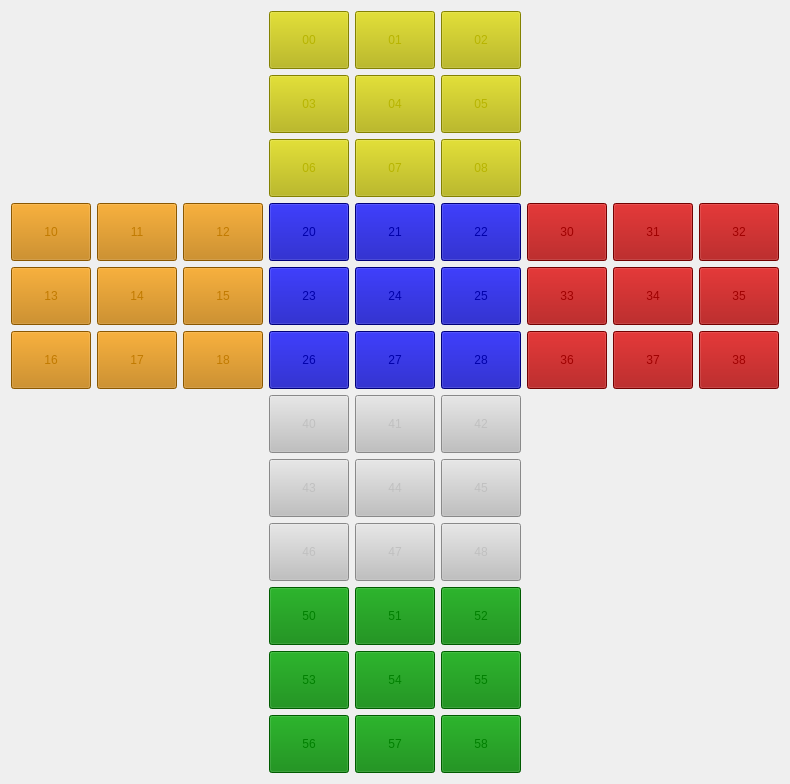
  <widget class="QWidget" name="gridLayoutWidget">
   <property name="geometry">
    <rect>
     <x>190</x>
     <y>100</y>
     <width>524</width>
     <height>694</height>
    </rect>
   </property>
   <layout class="QGridLayout" name="All_cube">
    <item row="0" column="2">
     <layout class="QGridLayout" name="Side_0">
      <item row="0" column="0">
       <widget class="QPushButton" name="Side_0_Square_0">
        <property name="styleSheet">
         <string notr="true">QPushButton{
  color: rgb(183, 180, 0);
  background-color: rgb(183, 180, 0);
  width: 50px;
  height: 50px;
}

QPushButton:hover {
  color: gray;
  background-color: gray;
}

QPushButton:pressed {
  color:yellow;
  background-color: yellow;
}</string>
        </property>
        <property name="text">
         <string>00</string>
        </property>
       </widget>
      </item>
      <item row="0" column="1">
       <widget class="QPushButton" name="Side_0_Square_1">
        <property name="styleSheet">
         <string notr="true">QPushButton{
  color: rgb(183, 180, 0);
  background-color: rgb(183, 180, 0);
  width: 50px;
  height: 50px;
}

QPushButton:hover {
  color: gray;
  background-color: gray;
}

QPushButton:pressed {
  color:yellow;
  background-color: yellow;
}</string>
        </property>
        <property name="text">
         <string>01</string>
        </property>
       </widget>
      </item>
      <item row="0" column="2">
       <widget class="QPushButton" name="Side_0_Square_2">
        <property name="styleSheet">
         <string notr="true">QPushButton{
  color: rgb(183, 180, 0);
  background-color: rgb(183, 180, 0);
  width: 50px;
  height: 50px;
}

QPushButton:hover {
  color: gray;
  background-color: gray;
}

QPushButton:pressed {
  color:yellow;
  background-color: yellow;
}</string>
        </property>
        <property name="text">
         <string>02</string>
        </property>
       </widget>
      </item>
      <item row="1" column="0">
       <widget class="QPushButton" name="Side_0_Square_3">
        <property name="styleSheet">
         <string notr="true">QPushButton{
  color: rgb(183, 180, 0);
  background-color: rgb(183, 180, 0);
  width: 50px;
  height: 50px;
}

QPushButton:hover {
  color: gray;
  background-color: gray;
}

QPushButton:pressed {
  color:yellow;
  background-color: yellow;
}</string>
        </property>
        <property name="text">
         <string>03</string>
        </property>
       </widget>
      </item>
      <item row="1" column="1">
       <widget class="QPushButton" name="Side_0_Square_4">
        <property name="styleSheet">
         <string notr="true">QPushButton{
  color: rgb(183, 180, 0);
  background-color: rgb(183, 180, 0);
  width: 50px;
  height: 50px;
}

QPushButton:hover {
  color: gray;
  background-color: gray;
}

QPushButton:pressed {
  color:yellow;
  background-color: yellow;
}</string>
        </property>
        <property name="text">
         <string>04</string>
        </property>
       </widget>
      </item>
      <item row="1" column="2">
       <widget class="QPushButton" name="Side_0_Square_5">
        <property name="styleSheet">
         <string notr="true">QPushButton{
  color: rgb(183, 180, 0);
  background-color: rgb(183, 180, 0);
  width: 50px;
  height: 50px;
}

QPushButton:hover {
  color: gray;
  background-color: gray;
}

QPushButton:pressed {
  color:yellow;
  background-color: yellow;
}</string>
        </property>
        <property name="text">
         <string>05</string>
        </property>
       </widget>
      </item>
      <item row="2" column="1">
       <widget class="QPushButton" name="Side_0_Square_7">
        <property name="styleSheet">
         <string notr="true">QPushButton{
  color: rgb(183, 180, 0);
  background-color: rgb(183, 180, 0);
  width: 50px;
  height: 50px;
}

QPushButton:hover {
  color: gray;
  background-color: gray;
}

QPushButton:pressed {
  color:yellow;
  background-color: yellow;
}</string>
        </property>
        <property name="text">
         <string>07</string>
        </property>
       </widget>
      </item>
      <item row="2" column="2">
       <widget class="QPushButton" name="Side_0_Square_8">
        <property name="styleSheet">
         <string notr="true">QPushButton{
  color: rgb(183, 180, 0);
  background-color: rgb(183, 180, 0);
  width: 50px;
  height: 50px;
}

QPushButton:hover {
  color: gray;
  background-color: gray;
}

QPushButton:pressed {
  color:yellow;
  background-color: yellow;
}</string>
        </property>
        <property name="text">
         <string>08</string>
        </property>
       </widget>
      </item>
      <item row="2" column="0">
       <widget class="QPushButton" name="Side_0_Square_6">
        <property name="styleSheet">
         <string notr="true">QPushButton{
  color: rgb(183, 180, 0);
  background-color: rgb(183, 180, 0);
  width: 50px;
  height: 50px;
}

QPushButton:hover {
  color: gray;
  background-color: gray;
}

QPushButton:pressed {
  color:yellow;
  background-color: yellow;
}</string>
        </property>
        <property name="text">
         <string>06</string>
        </property>
       </widget>
      </item>
     </layout>
    </item>
    <item row="3" column="2">
     <spacer name="verticalSpacer_2">
      <property name="orientation">
       <enum>Qt::Vertical</enum>
      </property>
      <property name="sizeHint" stdset="0">
       <size>
        <width>20</width>
        <height>40</height>
       </size>
      </property>
     </spacer>
    </item>
    <item row="2" column="4">
     <spacer name="horizontalSpacer">
      <property name="orientation">
       <enum>Qt::Horizontal</enum>
      </property>
      <property name="sizeHint" stdset="0">
       <size>
        <width>40</width>
        <height>20</height>
       </size>
      </property>
     </spacer>
    </item>
    <item row="1" column="2">
     <spacer name="verticalSpacer">
      <property name="orientation">
       <enum>Qt::Vertical</enum>
      </property>
      <property name="sizeHint" stdset="0">
       <size>
        <width>20</width>
        <height>40</height>
       </size>
      </property>
     </spacer>
    </item>
    <item row="2" column="0">
     <layout class="QGridLayout" name="Side_1">
      <item row="0" column="0">
       <widget class="QPushButton" name="Side_1_Square_0">
        <property name="styleSheet">
         <string notr="true">QPushButton{
  color: rgb(193, 122, 0);
  background-color: rgb(193, 122, 0);
  width: 50px;
  height: 50px;
}

QPushButton:hover {
  color: gray;
  background-color: gray;
}

QPushButton:pressed {
  color: orange;
  background-color: orange;
}</string>
        </property>
        <property name="text">
         <string>10</string>
        </property>
       </widget>
      </item>
      <item row="0" column="1">
       <widget class="QPushButton" name="Side_1_Square_1">
        <property name="styleSheet">
         <string notr="true">QPushButton{
  color: rgb(193, 122, 0);
  background-color: rgb(193, 122, 0);
  width: 50px;
  height: 50px;
}

QPushButton:hover {
  color: gray;
  background-color: gray;
}

QPushButton:pressed {
  color: orange;
  background-color: orange;
}</string>
        </property>
        <property name="text">
         <string>11</string>
        </property>
       </widget>
      </item>
      <item row="0" column="2">
       <widget class="QPushButton" name="Side_1_Square_2">
        <property name="styleSheet">
         <string notr="true">QPushButton{
  color: rgb(193, 122, 0);
  background-color: rgb(193, 122, 0);
  width: 50px;
  height: 50px;
}

QPushButton:hover {
  color: gray;
  background-color: gray;
}

QPushButton:pressed {
  color: orange;
  background-color: orange;
}</string>
        </property>
        <property name="text">
         <string>12</string>
        </property>
       </widget>
      </item>
      <item row="1" column="0">
       <widget class="QPushButton" name="Side_1_Square_3">
        <property name="styleSheet">
         <string notr="true">QPushButton{
  color: rgb(193, 122, 0);
  background-color: rgb(193, 122, 0);
  width: 50px;
  height: 50px;
}

QPushButton:hover {
  color: gray;
  background-color: gray;
}

QPushButton:pressed {
  color: orange;
  background-color: orange;
}</string>
        </property>
        <property name="text">
         <string>13</string>
        </property>
       </widget>
      </item>
      <item row="1" column="1">
       <widget class="QPushButton" name="Side_1_Square_4">
        <property name="styleSheet">
         <string notr="true">QPushButton{
  color: rgb(193, 122, 0);
  background-color: rgb(193, 122, 0);
  width: 50px;
  height: 50px;
}

QPushButton:hover {
  color: gray;
  background-color: gray;
}

QPushButton:pressed {
  color: orange;
  background-color: orange;
}</string>
        </property>
        <property name="text">
         <string>14</string>
        </property>
       </widget>
      </item>
      <item row="1" column="2">
       <widget class="QPushButton" name="Side_1_Square_5">
        <property name="styleSheet">
         <string notr="true">QPushButton{
  color: rgb(193, 122, 0);
  background-color: rgb(193, 122, 0);
  width: 50px;
  height: 50px;
}

QPushButton:hover {
  color: gray;
  background-color: gray;
}

QPushButton:pressed {
  color: orange;
  background-color: orange;
}</string>
        </property>
        <property name="text">
         <string>15</string>
        </property>
       </widget>
      </item>
      <item row="2" column="1">
       <widget class="QPushButton" name="Side_1_Square_7">
        <property name="styleSheet">
         <string notr="true">QPushButton{
  color: rgb(193, 122, 0);
  background-color: rgb(193, 122, 0);
  width: 50px;
  height: 50px;
}

QPushButton:hover {
  color: gray;
  background-color: gray;
}

QPushButton:pressed {
  color: orange;
  background-color: orange;
}</string>
        </property>
        <property name="text">
         <string>17</string>
        </property>
       </widget>
      </item>
      <item row="2" column="2">
       <widget class="QPushButton" name="Side_1_Square_8">
        <property name="styleSheet">
         <string notr="true">QPushButton{
  color: rgb(193, 122, 0);
  background-color: rgb(193, 122, 0);
  width: 50px;
  height: 50px;
}

QPushButton:hover {
  color: gray;
  background-color: gray;
}

QPushButton:pressed {
  color: orange;
  background-color: orange;
}</string>
        </property>
        <property name="text">
         <string>18</string>
        </property>
       </widget>
      </item>
      <item row="2" column="0">
       <widget class="QPushButton" name="Side_1_Square_6">
        <property name="styleSheet">
         <string notr="true">QPushButton{
  color: rgb(193, 122, 0);
  background-color: rgb(193, 122, 0);
  width: 50px;
  height: 50px;
}

QPushButton:hover {
  color: gray;
  background-color: gray;
}

QPushButton:pressed {
  color: orange;
  background-color: orange;
}</string>
        </property>
        <property name="text">
         <string>16</string>
        </property>
       </widget>
      </item>
     </layout>
    </item>
    <item row="2" column="1">
     <spacer name="horizontalSpacer_3">
      <property name="orientation">
       <enum>Qt::Horizontal</enum>
      </property>
      <property name="sizeHint" stdset="0">
       <size>
        <width>40</width>
        <height>20</height>
       </size>
      </property>
     </spacer>
    </item>
    <item row="2" column="3">
     <spacer name="horizontalSpacer_2">
      <property name="orientation">
       <enum>Qt::Horizontal</enum>
      </property>
      <property name="sizeHint" stdset="0">
       <size>
        <width>40</width>
        <height>20</height>
       </size>
      </property>
     </spacer>
    </item>
    <item row="2" column="5">
     <layout class="QGridLayout" name="Side_3">
      <item row="0" column="2">
       <widget class="QPushButton" name="Side_3_Square_2">
        <property name="styleSheet">
         <string notr="true">QPushButton{
  color: rgb(160, 0, 0);
  background-color: rgb(160, 0, 0);
  width: 50px;
  height: 50px;
}

QPushButton:hover {
  color: gray;
  background-color: gray;
}

QPushButton:pressed {
  color: red ;
  background-color: red;
}</string>
        </property>
        <property name="text">
         <string>32</string>
        </property>
       </widget>
      </item>
      <item row="2" column="2">
       <widget class="QPushButton" name="Side_3_Square_8">
        <property name="styleSheet">
         <string notr="true">QPushButton{
  color: rgb(160, 0, 0);
  background-color: rgb(160, 0, 0);
  width: 50px;
  height: 50px;
}

QPushButton:hover {
  color: gray;
  background-color: gray;
}

QPushButton:pressed {
  color: red ;
  background-color: red;
}</string>
        </property>
        <property name="text">
         <string>38</string>
        </property>
       </widget>
      </item>
      <item row="2" column="0">
       <widget class="QPushButton" name="Side_3_Square_6">
        <property name="styleSheet">
         <string notr="true">QPushButton{
  color: rgb(160, 0, 0);
  background-color: rgb(160, 0, 0);
  width: 50px;
  height: 50px;
}

QPushButton:hover {
  color: gray;
  background-color: gray;
}

QPushButton:pressed {
  color: red ;
  background-color: red;
}</string>
        </property>
        <property name="text">
         <string>36</string>
        </property>
       </widget>
      </item>
      <item row="0" column="0">
       <widget class="QPushButton" name="Side_3_Square_0">
        <property name="styleSheet">
         <string notr="true">QPushButton{
  color: rgb(160, 0, 0);
  background-color: rgb(160, 0, 0);
  width: 50px;
  height: 50px;
}

QPushButton:hover {
  color: gray;
  background-color: gray;
}

QPushButton:pressed {
  color: red ;
  background-color: red;
}</string>
        </property>
        <property name="text">
         <string>30</string>
        </property>
       </widget>
      </item>
      <item row="0" column="1">
       <widget class="QPushButton" name="Side_3_Square_1">
        <property name="styleSheet">
         <string notr="true">QPushButton{
  color: rgb(160, 0, 0);
  background-color: rgb(160, 0, 0);
  width: 50px;
  height: 50px;
}

QPushButton:hover {
  color: gray;
  background-color: gray;
}

QPushButton:pressed {
  color: red ;
  background-color: red;
}</string>
        </property>
        <property name="text">
         <string>31</string>
        </property>
       </widget>
      </item>
      <item row="1" column="1">
       <widget class="QPushButton" name="Side_3_Square_4">
        <property name="styleSheet">
         <string notr="true">QPushButton{
  color: rgb(160, 0, 0);
  background-color: rgb(160, 0, 0);
  width: 50px;
  height: 50px;
}

QPushButton:hover {
  color: gray;
  background-color: gray;
}

QPushButton:pressed {
  color: red ;
  background-color: red;
}</string>
        </property>
        <property name="text">
         <string>34</string>
        </property>
       </widget>
      </item>
      <item row="2" column="1">
       <widget class="QPushButton" name="Side_3_Square_7">
        <property name="styleSheet">
         <string notr="true">QPushButton{
  color: rgb(160, 0, 0);
  background-color: rgb(160, 0, 0);
  width: 50px;
  height: 50px;
}

QPushButton:hover {
  color: gray;
  background-color: gray;
}

QPushButton:pressed {
  color: red ;
  background-color: red;
}</string>
        </property>
        <property name="text">
         <string>37</string>
        </property>
       </widget>
      </item>
      <item row="1" column="2">
       <widget class="QPushButton" name="Side_3_Square_5">
        <property name="styleSheet">
         <string notr="true">QPushButton{
  color: rgb(160, 0, 0);
  background-color: rgb(160, 0, 0);
  width: 50px;
  height: 50px;
}

QPushButton:hover {
  color: gray;
  background-color: gray;
}

QPushButton:pressed {
  color: red ;
  background-color: red;
}</string>
        </property>
        <property name="text">
         <string>35</string>
        </property>
       </widget>
      </item>
      <item row="1" column="0">
       <widget class="QPushButton" name="Side_3_Square_3">
        <property name="styleSheet">
         <string notr="true">QPushButton{
  color: rgb(160, 0, 0);
  background-color: rgb(160, 0, 0);
  width: 50px;
  height: 50px;
}

QPushButton:hover {
  color: gray;
  background-color: gray;
}

QPushButton:pressed {
  color: red ;
  background-color: red;
}</string>
        </property>
        <property name="text">
         <string>33</string>
        </property>
       </widget>
      </item>
     </layout>
    </item>
    <item row="6" column="2">
     <layout class="QGridLayout" name="Side_5">
      <item row="1" column="0">
       <widget class="QPushButton" name="Side_5_Square_3">
        <property name="styleSheet">
         <string notr="true">QPushButton{
  color: green;
  background-color: green;
  width: 50px;
  height: 50px;
}

QPushButton:hover {
  color: gray;
  background-color: gray;
}

QPushButton:pressed {
  color: rgb(0, 160, 0);
  background-color: rgb(0, 160, 0);
}</string>
        </property>
        <property name="text">
         <string>53</string>
        </property>
       </widget>
      </item>
      <item row="0" column="2">
       <widget class="QPushButton" name="Side_5_Square_2">
        <property name="styleSheet">
         <string notr="true">QPushButton{
  color: green;
  background-color: green;
  width: 50px;
  height: 50px;
}

QPushButton:hover {
  color: gray;
  background-color: gray;
}

QPushButton:pressed {
  color: rgb(0, 160, 0);
  background-color: rgb(0, 160, 0);
}</string>
        </property>
        <property name="text">
         <string>52</string>
        </property>
       </widget>
      </item>
      <item row="0" column="0">
       <widget class="QPushButton" name="Side_5_Square_0">
        <property name="styleSheet">
         <string notr="true">QPushButton{
  color: green;
  background-color: green;
  width: 50px;
  height: 50px;
}

QPushButton:hover {
  color: gray;
  background-color: gray;
}

QPushButton:pressed {
  color: rgb(0, 160, 0);
  background-color: rgb(0, 160, 0);
}</string>
        </property>
        <property name="text">
         <string>50</string>
        </property>
       </widget>
      </item>
      <item row="1" column="1">
       <widget class="QPushButton" name="Side_5_Square_4">
        <property name="styleSheet">
         <string notr="true">QPushButton{
  color: green;
  background-color: green;
  width: 50px;
  height: 50px;
}

QPushButton:hover {
  color: gray;
  background-color: gray;
}

QPushButton:pressed {
  color: rgb(0, 160, 0);
  background-color: rgb(0, 160, 0);
}</string>
        </property>
        <property name="text">
         <string>54</string>
        </property>
       </widget>
      </item>
      <item row="2" column="1">
       <widget class="QPushButton" name="Side_5_Square_7">
        <property name="styleSheet">
         <string notr="true">QPushButton{
  color: green;
  background-color: green;
  width: 50px;
  height: 50px;
}

QPushButton:hover {
  color: gray;
  background-color: gray;
}

QPushButton:pressed {
  color: rgb(0, 160, 0);
  background-color: rgb(0, 160, 0);
}</string>
        </property>
        <property name="text">
         <string>57</string>
        </property>
       </widget>
      </item>
      <item row="0" column="1">
       <widget class="QPushButton" name="Side_5_Square_1">
        <property name="styleSheet">
         <string notr="true">QPushButton{
  color: green;
  background-color: green;
  width: 50px;
  height: 50px;
}

QPushButton:hover {
  color: gray;
  background-color: gray;
}

QPushButton:pressed {
  color: rgb(0, 160, 0);
  background-color: rgb(0, 160, 0);
}</string>
        </property>
        <property name="text">
         <string>51</string>
        </property>
       </widget>
      </item>
      <item row="2" column="2">
       <widget class="QPushButton" name="Side_5_Square_8">
        <property name="styleSheet">
         <string notr="true">QPushButton{
  color: green;
  background-color: green;
  width: 50px;
  height: 50px;
}

QPushButton:hover {
  color: gray;
  background-color: gray;
}

QPushButton:pressed {
  color: rgb(0, 160, 0);
  background-color: rgb(0, 160, 0);
}</string>
        </property>
        <property name="text">
         <string>58</string>
        </property>
       </widget>
      </item>
      <item row="2" column="0">
       <widget class="QPushButton" name="Side_5_Square_6">
        <property name="styleSheet">
         <string notr="true">QPushButton{
  color: green;
  background-color: green;
  width: 50px;
  height: 50px;
}

QPushButton:hover {
  color: gray;
  background-color: gray;
}

QPushButton:pressed {
  color: rgb(0, 160, 0);
  background-color: rgb(0, 160, 0);
}</string>
        </property>
        <property name="text">
         <string>56</string>
        </property>
       </widget>
      </item>
      <item row="1" column="2">
       <widget class="QPushButton" name="Side_5_Square_5">
        <property name="styleSheet">
         <string notr="true">QPushButton{
  color: green;
  background-color: green;
  width: 50px;
  height: 50px;
}

QPushButton:hover {
  color: gray;
  background-color: gray;
}

QPushButton:pressed {
  color: rgb(0, 160, 0);
  background-color: rgb(0, 160, 0);
}</string>
        </property>
        <property name="text">
         <string>55</string>
        </property>
       </widget>
      </item>
     </layout>
    </item>
    <item row="2" column="2">
     <layout class="QGridLayout" name="Side_2">
      <item row="0" column="0">
       <widget class="QPushButton" name="Side_2_Square_0">
        <property name="styleSheet">
         <string notr="true">QPushButton{
  color: rgb(0, 0, 170);
  background-color: rgb(0, 0, 170);
  width: 50px;
  height: 50px;
}

QPushButton:hover {
  color: gray ;
  background-color: gray;
}

QPushButton:pressed {
  color: blue;
  background-color: blue;
}</string>
        </property>
        <property name="text">
         <string>20</string>
        </property>
       </widget>
      </item>
      <item row="0" column="1">
       <widget class="QPushButton" name="Side_2_Square_1">
        <property name="styleSheet">
         <string notr="true">QPushButton{
  color: rgb(0, 0, 170);
  background-color: rgb(0, 0, 170);
  width: 50px;
  height: 50px;
}

QPushButton:hover {
  color: gray ;
  background-color: gray;
}

QPushButton:pressed {
  color: blue;
  background-color: blue;
}</string>
        </property>
        <property name="text">
         <string>21</string>
        </property>
       </widget>
      </item>
      <item row="0" column="2">
       <widget class="QPushButton" name="Side_2_Square_2">
        <property name="styleSheet">
         <string notr="true">QPushButton{
  color: rgb(0, 0, 170);
  background-color: rgb(0, 0, 170);
  width: 50px;
  height: 50px;
}

QPushButton:hover {
  color: gray ;
  background-color: gray;
}

QPushButton:pressed {
  color: blue;
  background-color: blue;
}</string>
        </property>
        <property name="text">
         <string>22</string>
        </property>
       </widget>
      </item>
      <item row="1" column="0">
       <widget class="QPushButton" name="Side_2_Square_3">
        <property name="styleSheet">
         <string notr="true">QPushButton{
  color: rgb(0, 0, 170);
  background-color: rgb(0, 0, 170);
  width: 50px;
  height: 50px;
}

QPushButton:hover {
  color: gray ;
  background-color: gray;
}

QPushButton:pressed {
  color: blue;
  background-color: blue;
}</string>
        </property>
        <property name="text">
         <string>23</string>
        </property>
       </widget>
      </item>
      <item row="1" column="1">
       <widget class="QPushButton" name="Side_2_Square_4">
        <property name="styleSheet">
         <string notr="true">QPushButton{
  color: rgb(0, 0, 170);
  background-color: rgb(0, 0, 170);
  width: 50px;
  height: 50px;
}

QPushButton:hover {
  color: gray ;
  background-color: gray;
}

QPushButton:pressed {
  color: blue;
  background-color: blue;
}</string>
        </property>
        <property name="text">
         <string>24</string>
        </property>
       </widget>
      </item>
      <item row="1" column="2">
       <widget class="QPushButton" name="Side_2_Square_5">
        <property name="styleSheet">
         <string notr="true">QPushButton{
  color: rgb(0, 0, 170);
  background-color: rgb(0, 0, 170);
  width: 50px;
  height: 50px;
}

QPushButton:hover {
  color: gray ;
  background-color: gray;
}

QPushButton:pressed {
  color: blue;
  background-color: blue;
}</string>
        </property>
        <property name="text">
         <string>25</string>
        </property>
       </widget>
      </item>
      <item row="2" column="1">
       <widget class="QPushButton" name="Side_2_Square_7">
        <property name="styleSheet">
         <string notr="true">QPushButton{
  color: rgb(0, 0, 170);
  background-color: rgb(0, 0, 170);
  width: 50px;
  height: 50px;
}

QPushButton:hover {
  color: gray ;
  background-color: gray;
}

QPushButton:pressed {
  color: blue;
  background-color: blue;
}</string>
        </property>
        <property name="text">
         <string>27</string>
        </property>
       </widget>
      </item>
      <item row="2" column="2">
       <widget class="QPushButton" name="Side_2_Square_8">
        <property name="styleSheet">
         <string notr="true">QPushButton{
  color: rgb(0, 0, 170);
  background-color: rgb(0, 0, 170);
  width: 50px;
  height: 50px;
}

QPushButton:hover {
  color: gray ;
  background-color: gray;
}

QPushButton:pressed {
  color: blue;
  background-color: blue;
}</string>
        </property>
        <property name="text">
         <string>28</string>
        </property>
       </widget>
      </item>
      <item row="2" column="0">
       <widget class="QPushButton" name="Side_2_Square_6">
        <property name="styleSheet">
         <string notr="true">QPushButton{
  color: rgb(0, 0, 170);
  background-color: rgb(0, 0, 170);
  width: 50px;
  height: 50px;
}

QPushButton:hover {
  color: gray ;
  background-color: gray;
}

QPushButton:pressed {
  color: blue;
  background-color: blue;
}</string>
        </property>
        <property name="text">
         <string>26</string>
        </property>
       </widget>
      </item>
     </layout>
    </item>
    <item row="4" column="2">
     <layout class="QGridLayout" name="Side_4">
      <item row="0" column="0">
       <widget class="QPushButton" name="Side_4_Square_0">
        <property name="styleSheet">
         <string notr="true">QPushButton{
  color: silver ;
  background-color: silver;
  width: 50px;
  height: 50px;
}

QPushButton:hover {
  color: gray;
  background-color: gray;

}

QPushButton:pressed {
  color: white;
  background-color: white;
}</string>
        </property>
        <property name="text">
         <string>40</string>
        </property>
       </widget>
      </item>
      <item row="0" column="1">
       <widget class="QPushButton" name="Side_4_Square_1">
        <property name="styleSheet">
         <string notr="true">QPushButton{
  color: silver ;
  background-color: silver;
  width: 50px;
  height: 50px;
}

QPushButton:hover {
  color: gray;
  background-color: gray;

}

QPushButton:pressed {
  color: white;
  background-color: white;
}</string>
        </property>
        <property name="text">
         <string>41</string>
        </property>
       </widget>
      </item>
      <item row="0" column="2">
       <widget class="QPushButton" name="Side_4_Square_2">
        <property name="styleSheet">
         <string notr="true">QPushButton{
  color: silver ;
  background-color: silver;
  width: 50px;
  height: 50px;
}

QPushButton:hover {
  color: gray;
  background-color: gray;

}

QPushButton:pressed {
  color: white;
  background-color: white;
}</string>
        </property>
        <property name="text">
         <string>42</string>
        </property>
       </widget>
      </item>
      <item row="1" column="0">
       <widget class="QPushButton" name="Side_4_Square_3">
        <property name="styleSheet">
         <string notr="true">QPushButton{
  color: silver ;
  background-color: silver;
  width: 50px;
  height: 50px;
}

QPushButton:hover {
  color: gray;
  background-color: gray;

}

QPushButton:pressed {
  color: white;
  background-color: white;
}</string>
        </property>
        <property name="text">
         <string>43</string>
        </property>
       </widget>
      </item>
      <item row="1" column="1">
       <widget class="QPushButton" name="Side_4_Square_4">
        <property name="styleSheet">
         <string notr="true">QPushButton{
  color: silver ;
  background-color: silver;
  width: 50px;
  height: 50px;
}

QPushButton:hover {
  color: gray;
  background-color: gray;

}

QPushButton:pressed {
  color: white;
  background-color: white;
}</string>
        </property>
        <property name="text">
         <string>44</string>
        </property>
       </widget>
      </item>
      <item row="1" column="2">
       <widget class="QPushButton" name="Side_4_Square_5">
        <property name="styleSheet">
         <string notr="true">QPushButton{
  color: silver ;
  background-color: silver;
  width: 50px;
  height: 50px;
}

QPushButton:hover {
  color: gray;
  background-color: gray;

}

QPushButton:pressed {
  color: white;
  background-color: white;
}</string>
        </property>
        <property name="text">
         <string>45</string>
        </property>
       </widget>
      </item>
      <item row="2" column="1">
       <widget class="QPushButton" name="Side_4_Square_7">
        <property name="styleSheet">
         <string notr="true">QPushButton{
  color: silver ;
  background-color: silver;
  width: 50px;
  height: 50px;
}

QPushButton:hover {
  color: gray;
  background-color: gray;

}

QPushButton:pressed {
  color: white;
  background-color: white;
}</string>
        </property>
        <property name="text">
         <string>47</string>
        </property>
       </widget>
      </item>
      <item row="2" column="2">
       <widget class="QPushButton" name="Side_4_Square_8">
        <property name="styleSheet">
         <string notr="true">QPushButton{
  color: silver ;
  background-color: silver;
  width: 50px;
  height: 50px;
}

QPushButton:hover {
  color: gray;
  background-color: gray;

}

QPushButton:pressed {
  color: white;
  background-color: white;
}</string>
        </property>
        <property name="text">
         <string>48</string>
        </property>
       </widget>
      </item>
      <item row="2" column="0">
       <widget class="QPushButton" name="Side_4_Square_6">
        <property name="styleSheet">
         <string notr="true">QPushButton{
  color: silver ;
  background-color: silver;
  width: 50px;
  height: 50px;
}

QPushButton:hover {
  color: gray;
  background-color: gray;

}

QPushButton:pressed {
  color: white;
  background-color: white;
}</string>
        </property>
        <property name="text">
         <string>46</string>
        </property>
       </widget>
      </item>
     </layout>
    </item>
    <item row="5" column="2">
     <spacer name="verticalSpacer_3">
      <property name="orientation">
       <enum>Qt::Vertical</enum>
      </property>
      <property name="sizeHint" stdset="0">
       <size>
        <width>20</width>
        <height>40</height>
       </size>
      </property>
     </spacer>
    </item>
   </layout>
  </widget>
